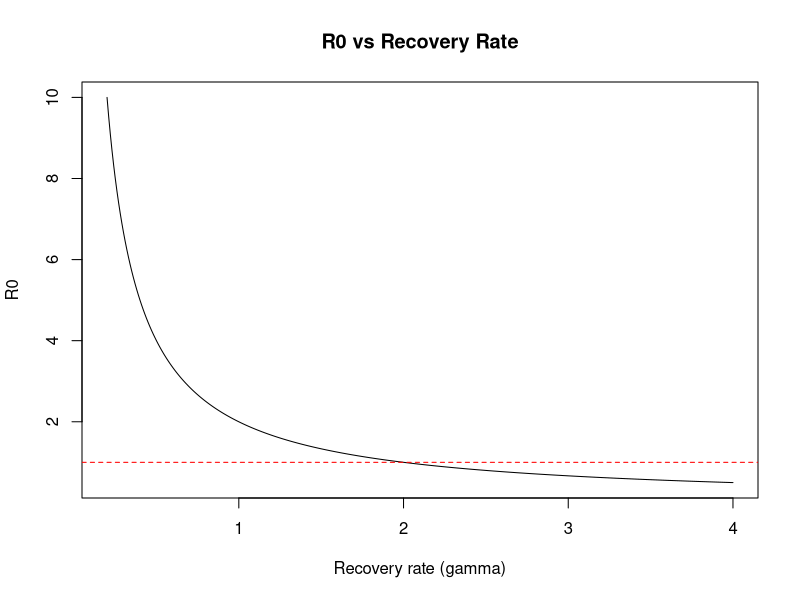

Write the R code that produced this figure.
#function for R0
R0 <- function(beta, gamma, N){
  return(beta * N / gamma)
}

# Parameters
beta <- 0.02
N <- 100

# Range of gamma
gamma_vals <- seq(0.2, 4, 0.01)

# Compute R0
R0_vals <- R0(beta, gamma_vals, N)

# Plot
plot(gamma_vals, R0_vals, type="l",
     xlab="Recovery rate (gamma)",
     ylab="R0",
     main="R0 vs Recovery Rate")

# Add threshold line
abline(h=1, col="red", lty=2)
